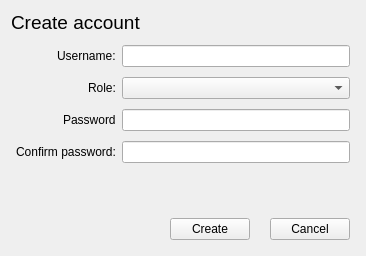
<?xml version="1.0" encoding="UTF-8"?>
<ui version="4.0">
 <class>wCreateAccountPanel</class>
 <widget class="QWidget" name="wCreateAccountPanel">
  <property name="geometry">
   <rect>
    <x>0</x>
    <y>0</y>
    <width>366</width>
    <height>256</height>
   </rect>
  </property>
  <property name="sizePolicy">
   <sizepolicy hsizetype="Expanding" vsizetype="Preferred">
    <horstretch>0</horstretch>
    <verstretch>0</verstretch>
   </sizepolicy>
  </property>
  <property name="maximumSize">
   <size>
    <width>400</width>
    <height>300</height>
   </size>
  </property>
  <property name="windowTitle">
   <string>BACS Create Account</string>
  </property>
  <layout class="QGridLayout" name="gridLayout">
   <item row="0" column="0">
    <layout class="QVBoxLayout" name="verticalLayout">
     <item>
      <widget class="QLabel" name="lblTitle">
       <property name="font">
        <font>
         <pointsize>14</pointsize>
        </font>
       </property>
       <property name="text">
        <string>Create account</string>
       </property>
      </widget>
     </item>
     <item>
      <layout class="QFormLayout" name="formLayout">
       <property name="labelAlignment">
        <set>Qt::AlignRight|Qt::AlignTrailing|Qt::AlignVCenter</set>
       </property>
       <property name="verticalSpacing">
        <number>10</number>
       </property>
       <property name="leftMargin">
        <number>5</number>
       </property>
       <property name="topMargin">
        <number>5</number>
       </property>
       <property name="rightMargin">
        <number>5</number>
       </property>
       <property name="bottomMargin">
        <number>5</number>
       </property>
       <item row="0" column="1">
        <widget class="QLineEdit" name="tbUsername"/>
       </item>
       <item row="1" column="0">
        <widget class="QLabel" name="lblRole">
         <property name="text">
          <string>Role:</string>
         </property>
        </widget>
       </item>
       <item row="1" column="1">
        <widget class="QComboBox" name="cmbRole"/>
       </item>
       <item row="2" column="0">
        <widget class="QLabel" name="lblPassword">
         <property name="text">
          <string>Password</string>
         </property>
        </widget>
       </item>
       <item row="2" column="1">
        <widget class="QLineEdit" name="tbPassword"/>
       </item>
       <item row="3" column="0">
        <widget class="QLabel" name="lblConfirmPassword">
         <property name="text">
          <string>Confirm password:</string>
         </property>
        </widget>
       </item>
       <item row="3" column="1">
        <widget class="QLineEdit" name="tbConfirmPassword"/>
       </item>
       <item row="0" column="0">
        <widget class="QLabel" name="lblUsername">
         <property name="text">
          <string>Username:</string>
         </property>
        </widget>
       </item>
      </layout>
     </item>
     <item>
      <spacer name="verticalSpacer">
       <property name="orientation">
        <enum>Qt::Vertical</enum>
       </property>
       <property name="sizeHint" stdset="0">
        <size>
         <width>20</width>
         <height>40</height>
        </size>
       </property>
      </spacer>
     </item>
     <item>
      <layout class="QHBoxLayout" name="horizontalLayout">
       <property name="spacing">
        <number>20</number>
       </property>
       <property name="leftMargin">
        <number>5</number>
       </property>
       <property name="topMargin">
        <number>5</number>
       </property>
       <property name="rightMargin">
        <number>5</number>
       </property>
       <property name="bottomMargin">
        <number>5</number>
       </property>
       <item>
        <spacer name="horizontalSpacer">
         <property name="orientation">
          <enum>Qt::Horizontal</enum>
         </property>
         <property name="sizeHint" stdset="0">
          <size>
           <width>40</width>
           <height>20</height>
          </size>
         </property>
        </spacer>
       </item>
       <item>
        <widget class="QPushButton" name="btnCreate">
         <property name="text">
          <string>Create</string>
         </property>
        </widget>
       </item>
       <item>
        <widget class="QPushButton" name="btnCancel">
         <property name="text">
          <string>Cancel</string>
         </property>
        </widget>
       </item>
      </layout>
     </item>
    </layout>
   </item>
  </layout>
 </widget>
 <resources/>
 <connections/>
</ui>
